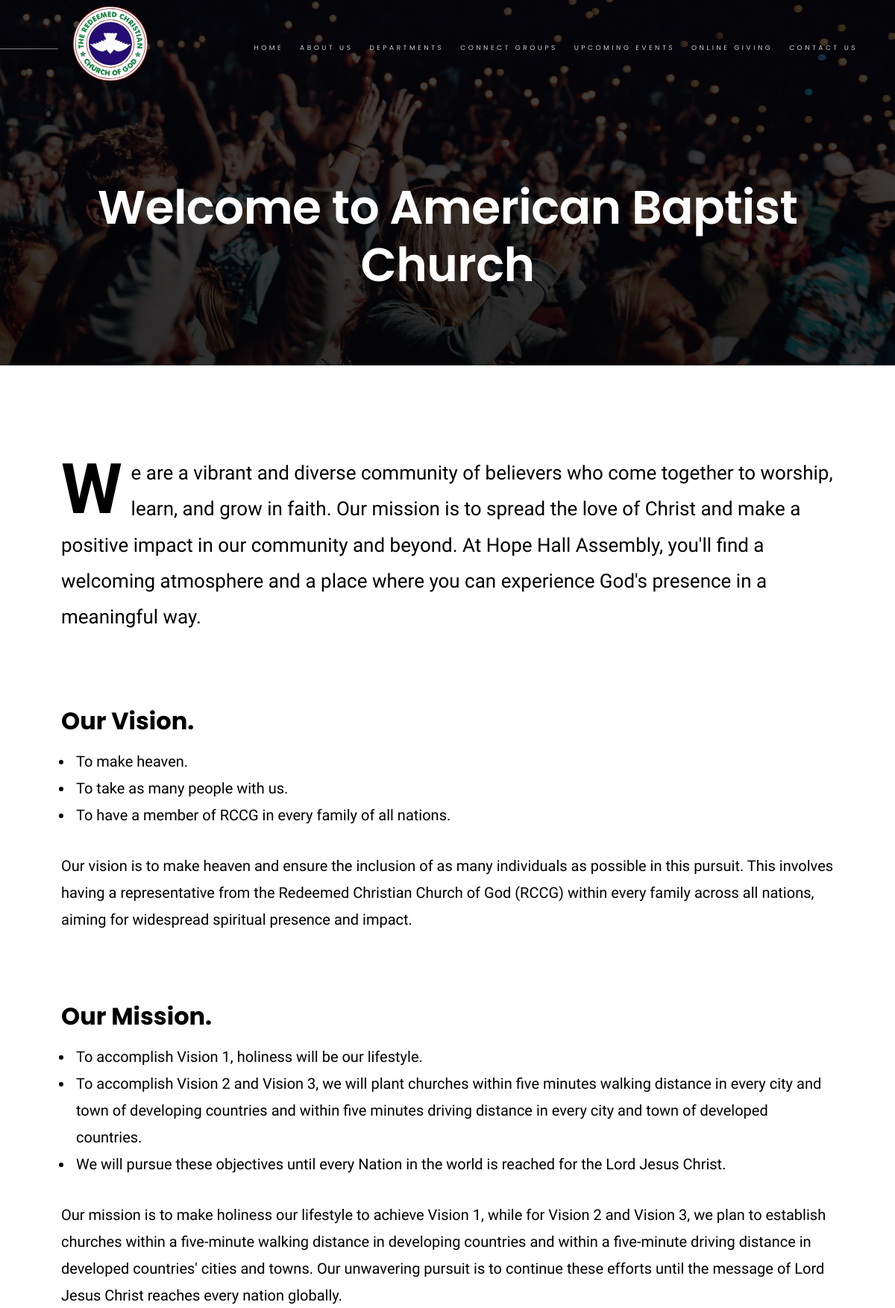
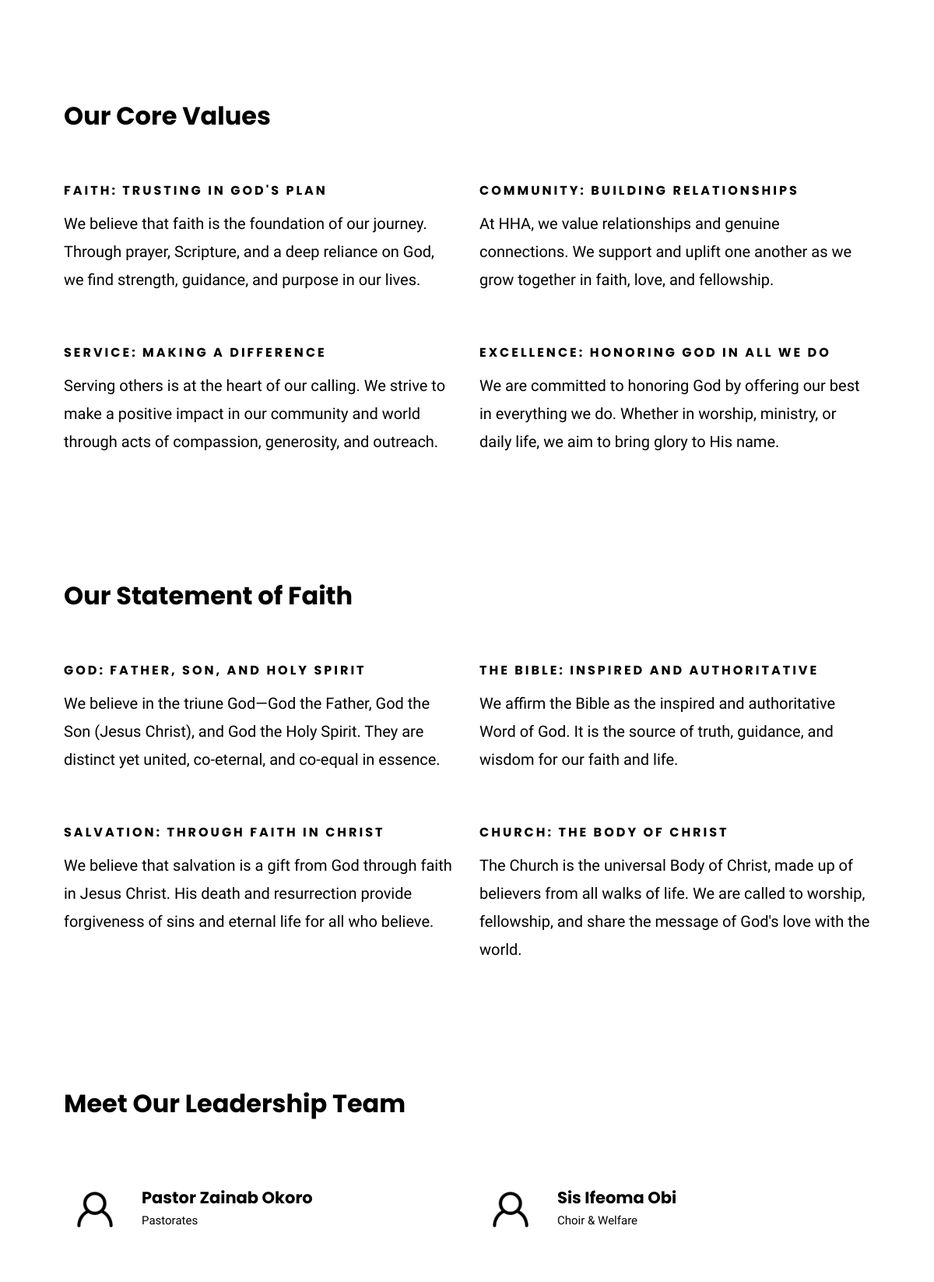
The page /about/ (upper part) on the database its author committed (2 pictures, top to bottom).
### core/models.py (models this page shows, shortened)
class Worker(models.Model):
    name = models.CharField(max_length=100)
    phone_number = models.CharField(
        max_length=15,
        validators=[RegexValidator(r'^\+?234\d{10}$', 'Invalid phone number format. Please use +234XXXXXXXXXX.')],
    )
    email = models.EmailField()
    unique_uuid = models.UUIDField(default=uuid.uuid4, editable=False, unique=True)
    confirmed = models.BooleanField(default=False)
    department = models.CharField(max_length=100, null=True, blank=True)

### ministries/models.py (models this page shows, shortened)
class Department(models.Model):
    name = models.CharField(max_length=100)

### core/views.py (the view)
# urls.py: path('about/', views.about, name='about'),
def about(request):
    leader_roles = defaultdict(list)
    leadership = DepartmentLeader.objects.select_related('leader__worker')
    for leader in leadership:
        leader_roles[leader.leader.worker.name].append(leader.department.name)
    formatted_data = []
    for leader_name, roles in leader_roles.items():
        num_roles = len(roles)
        if num_roles > 1:
            formatted_roles = ', '.join(roles[:-1]) + f' & {roles[-1]}'
        else:
            formatted_roles = roles[0]
        formatted_data.append({
            'name': leader_name,
            'roles': formatted_roles,
            'image': leadership.filter(leader__worker__name=leader_name).first().leader.image,
        })
    if is_internet_connected():
        bible_verse = bible('john 3:16-17', 'esv')
        reference, passage, version = bible_verse['reference'], bible_verse['text'], bible_verse['translation_id']
    else:
        reference, passage, version = '', '', ''
    context = {
        'leadership': formatted_data,
        'reference': reference,
        'passage': passage,
        'version': version,
    }
    return render(request, 'core/about.html', context)

### core/views.py (called while the page is built)
def is_internet_connected():
    try:
        response = requests.get("http://www.google.com", timeout=2)
        return True if response.status_code == 200 else False
    except RequestException:
        return False

### core/templates/core/about.html (shortened to what this page needs)
{% extends 'base.html' %}
{% load static %}
{% block content %}
<section class="page-header page-header--about">
    <div class="gradient-overlay"></div>
    <div class="row page-header__content">
        <div class="column">
            <h1>Welcome to American Baptist Church</h1>
        </div>
    </div>
</section>
<section class="page-content">
    <div class="row">
        <div class="column">
            <p class="lead drop-cap">
                We are a vibrant and diverse community of believers who come together to worship,
                learn, and grow in faith. Our mission is to spread the love of Christ and make a positive
                impact in our community and beyond. At Hope Hall Assembly, you'll find a welcoming atmosphere
                and a place where you can experience God's presence in a meaningful way.
            </p>
            <div class="row">
                <div class="column large-half medium-full">
                    <h2>Our Vision.</h2>
                    <ul>
                        <li>To make heaven.</li>
                        <li>To take as many people with us.</li>
                        <li>To have a member of RCCG in every family of all nations.</li>
                    </ul>
                    <p>
                        Our vision is to make heaven and ensure the inclusion of as many individuals as possible in this pursuit.
                        This involves having a representative from the Redeemed Christian Church of God (RCCG) within every family
                        across all nations, aiming for widespread spiritual presence and impact.
                    </p>
                </div>
                <div class="column large-half medium-full">
                    <h2>Our Mission.</h2>
                    <ul>
                        <li>To accomplish Vision 1, holiness will be our lifestyle.</li>
                        <li>To accomplish Vision 2 and Vision 3, we will plant churches within five minutes walking distance in every city and town of developing countries and within five minutes driving distance in every city and town of developed countries.</li>
                        <li>We will pursue these objectives until every Nation in the world is reached for the Lord Jesus Christ.</li>
                    </ul>
                    <p>
                        Our mission is to make holiness our lifestyle to achieve Vision 1, while for Vision 2 and Vision 3, we plan
                        to establish churches within a five-minute walking distance in developing countries and within a five-minute
                        driving distance in developed countries' cities and towns. Our unwavering pursuit is to continue these efforts
                        until the message of Lord Jesus Christ reaches every nation globally.
                    </p>
                </div>
            </div>
            <br>
            <h2>Our Core Values</h2>
            <div class="row block-large-1-2 block-1000-full block-list">
                <div class="column block-list__item">
                    <h6>Faith: Trusting in God's Plan</h6>
                    <p>
                        We believe that faith is the foundation of our journey. Through prayer, Scripture,
                        and a deep reliance on God, we find strength, guidance, and purpose in our lives.
                    </p>
                </div>
                <div class="column block-list__item">
                    <h6>Community: Building Relationships</h6>
                    <p>
                        At HHA, we value relationships and genuine connections. We support and
                        uplift one another as we grow together in faith, love, and fellowship.
                    </p>
                </div>
                <div class="column block-list__item">
                    <h6>Service: Making a Difference</h6>
                    <p>
                        Serving others is at the heart of our calling. We strive to make a positive impact
                        in our community and world through acts of compassion, generosity, and outreach.
                    </p>
                </div>
                <div class="column block-list__item">
                    <h6>Excellence: Honoring God in All We Do</h6>
                    <p>
                        We are committed to honoring God by offering our best in everything we do. Whether
                        in worship, ministry, or daily life, we aim to bring glory to His name.
                    </p>
                </div>
            </div>
            <br>
            <h2>Our Statement of Faith</h2>
            <div class="row block-large-1-2 block-1000-full block-list">
                <div class="column block-list__item">
                    <h6>God: Father, Son, and Holy Spirit</h6>
                    <p>
                        We believe in the triune God—God the Father, God the Son (Jesus Christ), and God the
                        Holy Spirit. They are distinct yet united, co-eternal, and co-equal in essence.
                    </p>
                </div>
                <div class="column block-list__item">
                    <h6>The Bible: Inspired and Authoritative</h6>
                    <p>
                        We affirm the Bible as the inspired and authoritative Word of God. It is the source of
                        truth, guidance, and wisdom for our faith and life.
                    </p>
                </div>
                <div class="column block-list__item">
                    <h6>Salvation: Through Faith in Christ</h6>
                    <p>
                        We believe that salvation is a gift from God through faith in Jesus Christ. His death
                        and resurrection provide forgiveness of sins and eternal life for all who believe.
                    </p>
                </div>
                <div class="column block-list__item">
                    <h6>Church: The Body of Christ</h6>
                    <p>
                        The Church is the universal Body of Christ, made up of believers from all walks of life.
                        We are called to worship, fellowship, and share the message of God's love with the world.
                    </p>
                </div>
            </div>
            <br>
            {% if leadership %}
            <h2>Meet Our Leadership Team</h2>
            <div class="row block-large-1-2 block-tab-full church-staff">
                {% for leader in leadership %}
                <div class="column church-staff__item">
                    <div class="church-staff__header">
                        <div class="church-staff__picture">
                            <img src="{{ leader.image.url }}" alt="">
                        </div>
                        <h4 class="church-staff__name">
                            {{ leader.name }}
                            <span class="church-staff__position">
                                {{ leader.roles }}
                            </span>
                        </h4>
                    </div>
                </div>
                {% endfor %}
            </div>
            {% endif %}
        </div>
    </div>
</section>
{% endblock %}

### rows shown on the page
Worker: name "Pastor Zainab Okoro"
Department: roles "Pastorates"
Worker: name "Sis Ifeoma Obi"

### other values the page prints
{{ leader.roles }} "Choir & Welfare"
